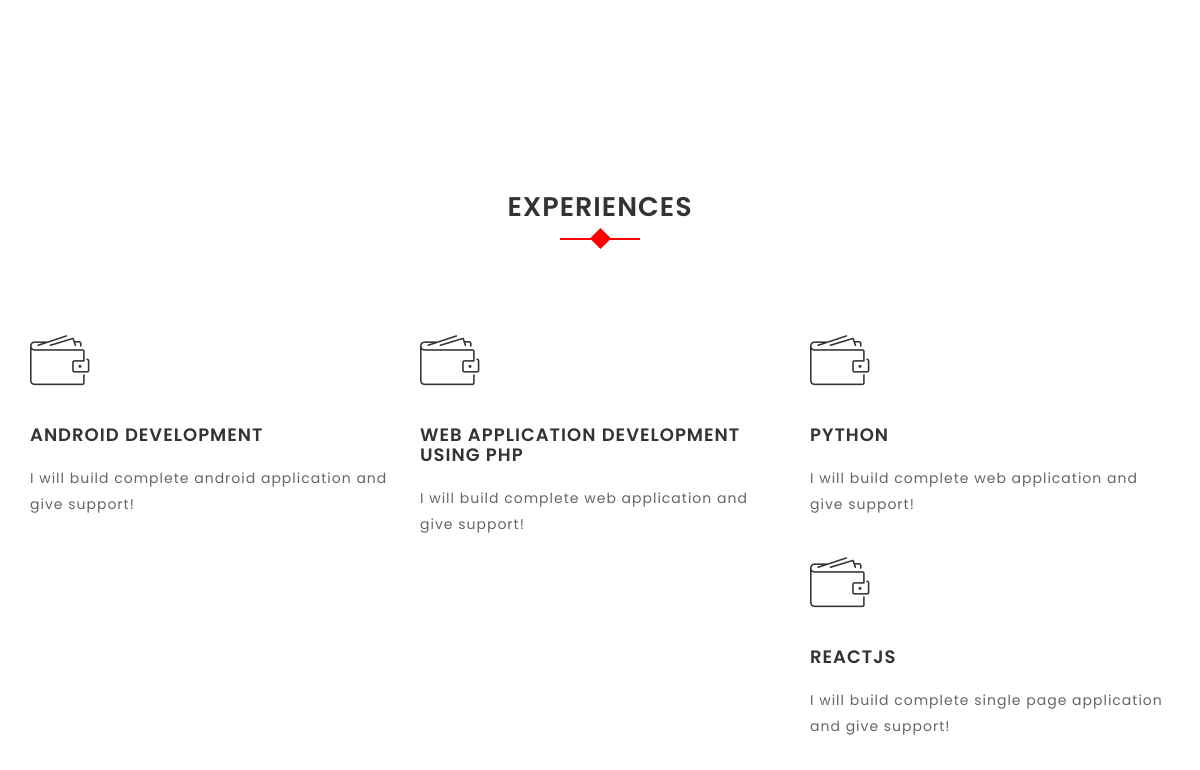
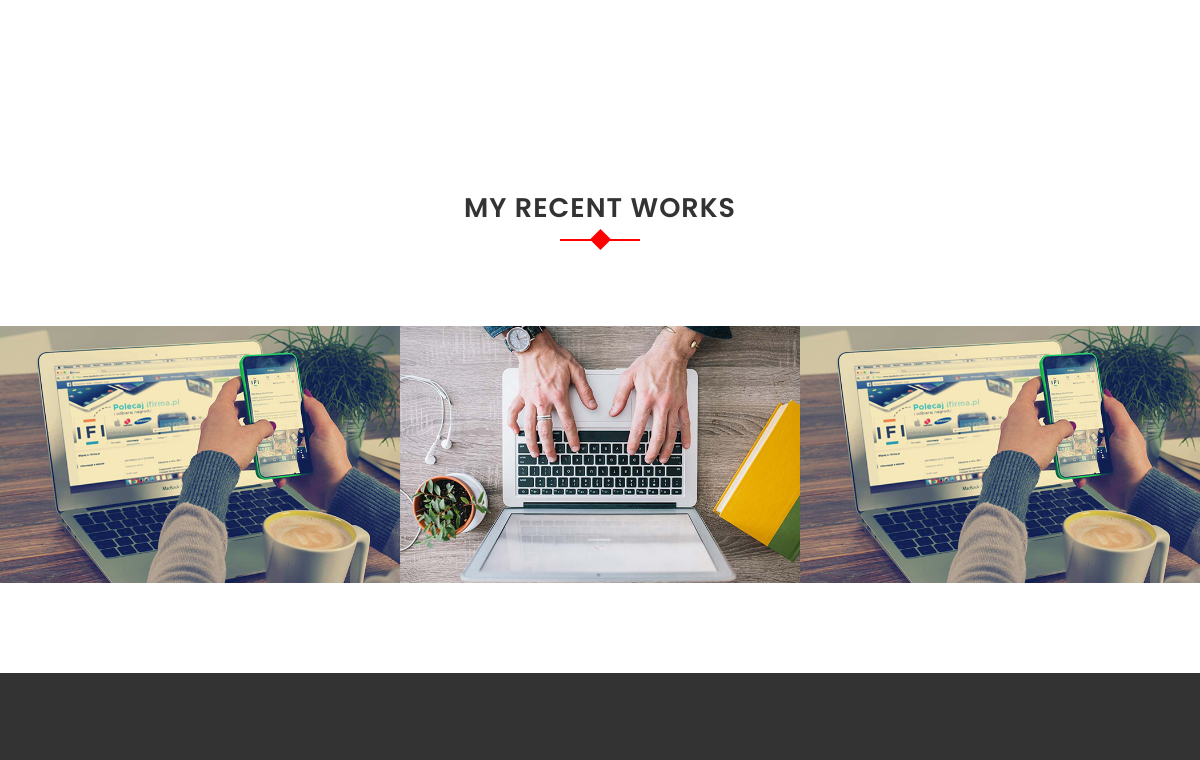
Before: / (middle part) with the older database file (2 pictures, top to bottom).
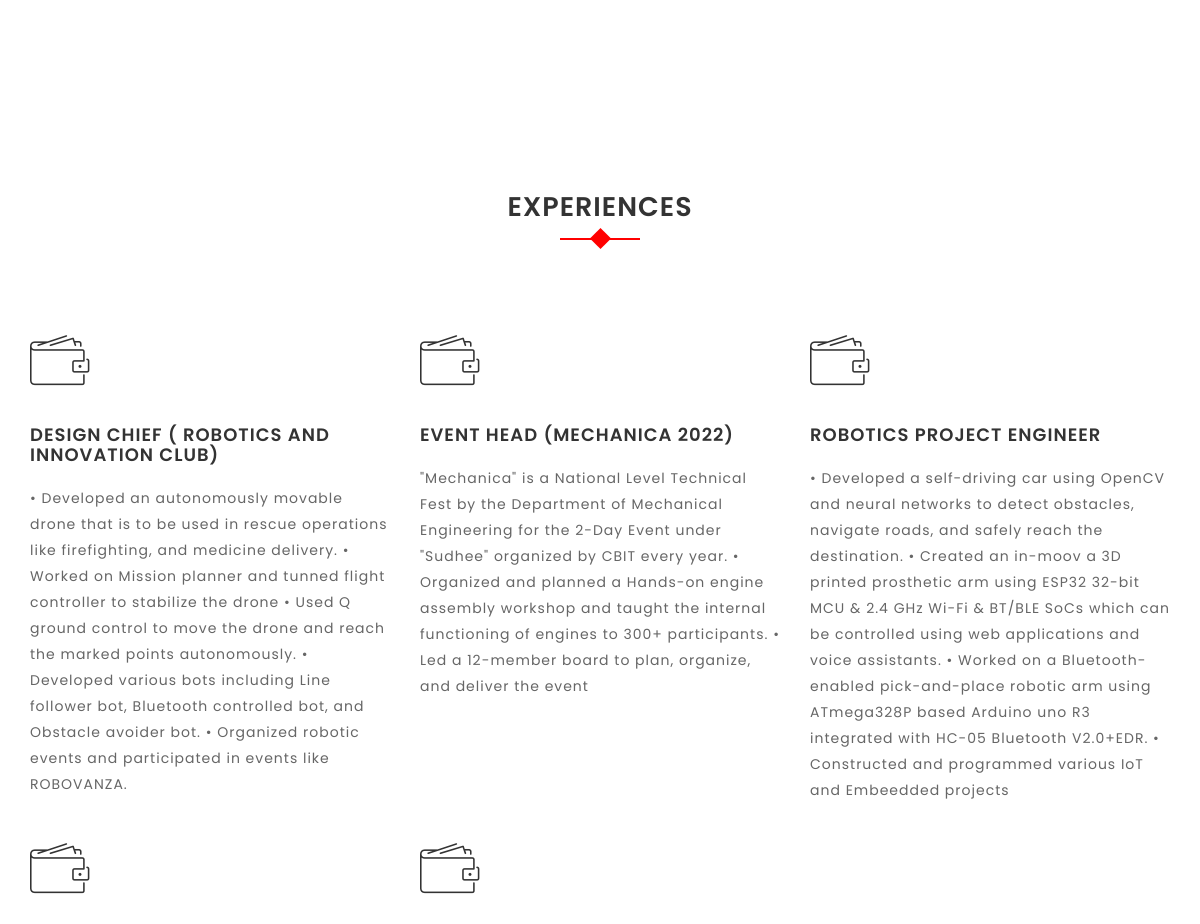
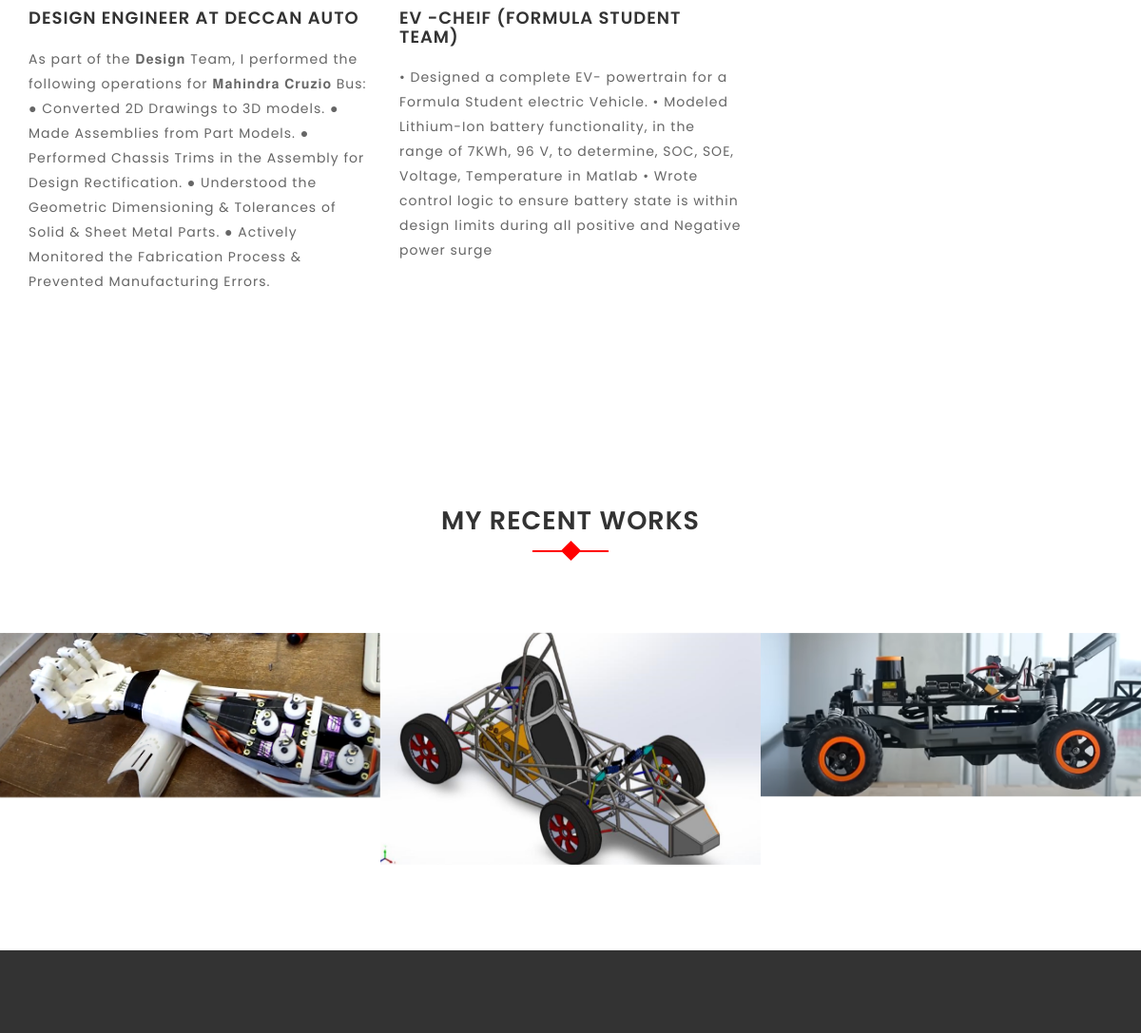
After: the same page with the newer database file (2 pictures, top to bottom).
### core/models.py (models this page shows, shortened)
class Service(models.Model):
    name = models.CharField(max_length=100, verbose_name="Service name")
    description = models.TextField(verbose_name="About service")

class RecentWork(models.Model):
    title = models.CharField(max_length=100, verbose_name="Work title")
    image = models.ImageField(upload_to="works")

### core/views.py (the view)
# urls.py: path('', HomeTemplateView.as_view()),
class HomeTemplateView(TemplateView):
    template_name = 'home.html'
    def get_context_data(self, **kwargs):
        context = super().get_context_data(**kwargs)  # first, call super get context data
        context['about'] = About.objects.first()
        context['services'] = Service.objects.all()
        context['works'] = RecentWork.objects.all()
        return context

### templates/home.html (shortened to what this page needs)
{% extends 'base.html' %}
{% block content %}
    <div id="about" class="about-area section-padding">
    </div>
    <div id="services" class="section-padding">
        <div class="container">
            <div class="row">
                <div class="col-md-12">
                    <div class="section-header text-center">
                        <h2>Experiences </h2>
                    </div>
                </div>
            </div>
            <div class="row">
                {% for service in services %}
                    <div class="col-md-4 col-sm-4">
                        <div class="single-service wow fadeInDown" data-wow-delay="0.2s">
                            <i class="icon icon-wallet"></i>
                            <h2>{{ service.name }}</h2>
                            <p>{{ service.description }}</p>
                        </div>
                    </div>
                {% endfor %}
            </div>
        </div>
    </div>
    <div id="portfolio" class="portfolio-area section-padding">
        <div class="container-fluid">
            <div class="row">
                <div class="col-md-12">
                    <div class="section-header">
                        <h2>My Recent Works</h2>
                    </div>
                </div>
            </div>
            <div class="row">
                {% for work in works %}
                    <div class="col-md-4 col-sm-4 col-xs-12 no-padding">
                        <div class="gallery-items">
                            <a class="view img" href="{{ work.image.url }}">
                                <img src="{{ work.image.url }}" alt="work image">
                            </a>
                        </div>
                    </div>
                {% endfor %}
            </div>
        </div>
    </div>
    <div class="invitation-area section-padding">
    </div>
{% endblock %}

### templates/base.html (shortened to what this page needs)
<!doctype html>
<html lang="en">
<head>
    {% include 'includes/stylesheets.html' %}
</head>
<body>
{% block content %}{% endblock %}
</body>
</html>

### templates/includes/stylesheets.html (shortened to what this page needs)
{% load static %}
<link rel="stylesheet" href="{% static 'css/bootstrap.min.css' %}">
<link rel="stylesheet" href="{% static 'css/font-awesome.min.css' %}">
<link rel="stylesheet" href="{% static 'css/animate.css' %}">
<link rel="stylesheet" href="{% static 'css/owl.carousel.css' %}">
<link rel="stylesheet" href="{% static 'css/owl.theme.default.css' %}">
<link rel="stylesheet" href="{% static 'css/magnific-popup.css' %}">
<link rel="stylesheet" href="{% static 'css/line-icons.min.css' %}">
<link rel="stylesheet" href="{% static 'css/style.css' %}">
<link rel="stylesheet" href="{% static 'css/responsive.css' %}">

### templates/includes/scripts.html (shortened to what this page needs)
{% load static %}

### static/css/style.css (style rules this page uses)
body { width: 100%; height: 100%; line-height: 24px; font-size: 13px; font-family: 'Poppins', sans-serif; font-weight: normal; letter-spacing: 1px; }
html { width: 100%; height: 100%; }
.no-padding { padding: 0; }
a, a:focus, a:active, a:link, img { outline: none; }
a { cursor: pointer; text-decoration: none; color: #323232; transition: all 0.25s ease 0s; -moz-transition: all 0.25s ease 0s; -webkit-transition: all 0.25s ease 0s; -o-transition: all 0.25s ease 0s; }
a:link, a:visited { text-decoration: none; }
p { line-height: 26px; font-size: 14px; font-weight: 400; color: #666; }
img { height: auto; max-width: 100%; border: none; outline: none; transition: all 0.2s ease 0s; -moz-transition: all 0.2s ease 0s; -webkit-transition: all 0.2s ease 0s; -o-transition: all 0.2s ease 0s; }
h1, h2, h3, h4, h5, h6 { font-weight: 700; margin-top: 0; margin-bottom: 10px; color: #333333; text-transform: uppercase; }
.section-padding { padding: 90px 0; }
.section-header { margin-bottom: 100px; text-align: center; }
.section-header h2 { font-size: 27px; line-height: 37px; margin-bottom: 20px; padding-top: 10px; font-weight: 600; color: #333333; }
.section-header h2::before { position: absolute; content: ""; height: 2px; width: 80px; left: 50%; top: 60px; text-align: center; z-index: -1; background: #FF0000; margin-left: -40px; }
.section-header h2::after { position: absolute; content: ""; height: 15px; width: 15px; left: 50%; top: 53px; text-align: center; z-index: -1; background: #FF0000; margin-left: -7px; -webkit-transform: rotate(45deg); transform: rotate(45deg); }
.single-service { margin-bottom: 30px; }
.single-service i { font-size: 50px; text-align: center; height: 80px; padding-top: 10px; -webkit-transition: all .3s ease 0s; -o-transition: all .3s ease 0s; transition: all .3s ease 0s; }
.single-service h2 { margin: 20px 0; font-size: 18px; font-weight: 600; }
.gallery-items { position: relative; }
.gallery-items .img { display: block; position: relative; }
.gallery-items .img:before { content: ""; display: block; position: absolute; top: 0; right: 0; bottom: 0; left: 0; background: rgba(102, 218, 255, 0.7); color: #fff; opacity: 0; -webkit-transition: .7s; -moz-transition: .7s ; -ms-transition: .7s ; -o-transition: .7s ; transition: .7s ; }
.gallery-items .img img { width: 100%; }
.invitation-area { background: #333333; color: #ffffff; }

Changed rows visible on the page:
removed Service: name "ANDROID DEVELOPMENT", description "I will build complete android application and give support!"
removed Service: name "WEB APPLICATION DEVELOPMENT USING PHP", description "I will build complete web application and give support!"
removed Service: name "PYTHON", description "I will build complete web application and give support!"
removed Service: name "REACTJS", description "I will build complete single page application and give support!"
removed RecentWork: image (picture)
removed RecentWork: image (picture)
removed RecentWork: image (picture)
added Service: name "DESIGN CHIEF ( ROBOTICS AND INNOVATION CLUB)", description "• Developed an autonomously movable drone that is to be used in rescue operations like firefighting, and medicine delivery. • Worked on Mission planner and tunned flight controller to stabilize the drone • Used Q ground control to move the drone and reach the marked points autonomously. • Developed various bots including Line follower bot, Bluetooth controlled bot, and Obstacle avoider bot. • Organized robotic events and participated in events like ROBOVANZA."
added Service: name "EVENT HEAD (MECHANICA 2022)", description "\"Mechanica\" is a National Level Technical Fest by the Department of Mechanical Engineering for the 2-Day Event under \"Sudhee\" organized by CBIT every year. • Organized and planned a Hands-on engine assembly workshop and taught the internal functioning of engines to 300+ participants. • Led a 12-member board to plan, organize, and deliver the event"
added Service: name "ROBOTICS PROJECT ENGINEER", description "• Developed a self-driving car using OpenCV and neural networks to detect obstacles, navigate roads, and safely reach the destination. • Created an in-moov a 3D printed prosthetic arm using ESP32 32-bit MCU & 2.4 GHz Wi-Fi & BT/BLE SoCs which can be controlled using web applications and voice assistants. • Worked on a Bluetooth-enabled pick-and-place robotic arm using ATmega328P based Arduino uno R3 integrated with HC-05 Bluetooth V2.0+EDR. • Constructed and programmed various IoT and Embeedded projects"
added Service: name "DESIGN ENGINEER AT DECCAN AUTO", description "As part of the 𝐃𝐞𝐬𝐢𝐠𝐧 Team, I performed the following operations for 𝐌𝐚𝐡𝐢𝐧𝐝𝐫𝐚 𝐂𝐫𝐮𝐳𝐢𝐨 Bus: ● Converted 2D Drawings to 3D models. ● Made Assemblies from Part Models. ● Performed Chassis Trims in the Assembly for Design Rectification. ● Understood the Geometric Dimensioning & Tolerances of Solid & Sheet Metal Parts. ● Actively Monitored the Fabrication Process & Prevented Manufacturing Errors."
added Service: name "EV -CHEIF (FORMULA STUDENT TEAM)", description "• Designed a complete EV- powertrain for a Formula Student electric Vehicle. • Modeled Lithium-Ion battery functionality, in the range of 7KWh, 96 V, to determine, SOC, SOE, Voltage, Temperature in Matlab • Wrote control logic to ensure battery state is within design limits during all positive and Negative power surge"
added RecentWork: image (picture)
added RecentWork: image (picture)
added RecentWork: image (picture)
